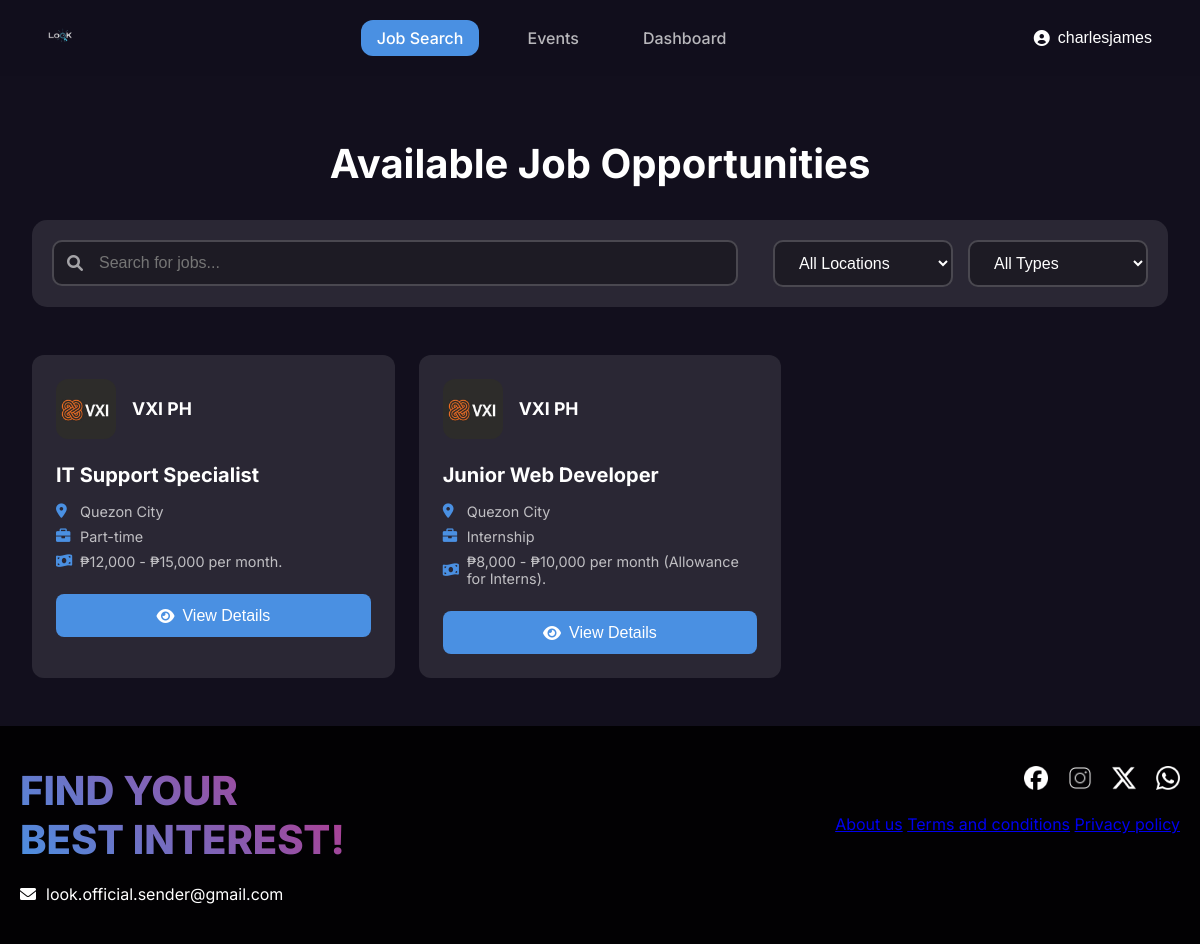
The app's page /Look/jobsearch.php (signed in) with its own data.
### tables this page shows
CREATE TABLE `users` (
  `id` int(11) NOT NULL,
  `first_name` varchar(100) NOT NULL,
  `last_name` varchar(100) NOT NULL,
  `email` varchar(255) NOT NULL,
  `username` varchar(100) NOT NULL,
  `password` varchar(255) NOT NULL,
  `profile_picture` varchar(255) DEFAULT NULL,
  `contact_details` varchar(255) DEFAULT NULL,
  `home_address` text DEFAULT NULL,
  `created_at` timestamp NOT NULL DEFAULT current_timestamp(),
  `student_number` varchar(50) NOT NULL
);

CREATE TABLE `company_jobs` (
  `job_id` int(11) NOT NULL,
  `company_id` int(11) NOT NULL,
  `job_title` varchar(255) NOT NULL,
  `job_description` text DEFAULT NULL,
  `requirements` text DEFAULT NULL,
  `salary_range` varchar(100) DEFAULT NULL,
  `location` varchar(255) DEFAULT NULL,
  `employment_type` varchar(50) DEFAULT NULL,
  `created_at` datetime DEFAULT current_timestamp(),
  `updated_at` datetime DEFAULT current_timestamp() ON UPDATE current_timestamp(),
  `status` enum('active','closed') DEFAULT 'active'
);

CREATE TABLE `companies` (
  `company_id` int(11) NOT NULL,
  `company_name` varchar(255) NOT NULL,
  `company_username` varchar(50) NOT NULL,
  `company_email` varchar(255) NOT NULL,
  `password` varchar(255) NOT NULL,
  `profile_picture` varchar(255) DEFAULT NULL,
  `company_number` varchar(50) DEFAULT NULL,
  `company_address` text DEFAULT NULL,
  `company_facebook` varchar(255) DEFAULT NULL,
  `created_at` datetime NOT NULL
);

### Look/jobsearch.php (the view, shortened to what this page needs)
<?php
include 'includes/db.php';
$user_id = $_SESSION['user_id'];
$sql = "SELECT * FROM users WHERE id = $user_id";
$result = $conn->query($sql);
$user = $result->fetch_assoc();
$jobs_sql = "SELECT j.*, c.company_name, c.profile_picture
             FROM company_jobs j
             JOIN companies c ON j.company_id = c.company_id
             WHERE j.status = 'active'
             ORDER BY j.created_at DESC";
$jobs_result = $conn->query($jobs_sql);
$jobs = [];
while ($row = $jobs_result->fetch_assoc()) {
    $jobs[] = $row;
}
?>
<!DOCTYPE html>
<html lang="en">
<head>
    <link rel="stylesheet" href="css/jobsearch.css">
    <link rel="stylesheet" href="https://cdnjs.cloudflare.com/ajax/libs/font-awesome/6.0.0/css/all.min.css">
</head>
<body>
    <nav class="navbar">
        <div class="logo">
            <a href="dashboard.php"><img src="images/logoreal.png" alt="LOOK Logo"></a>
        </div>
        <div class="nav-links">
            <a href="jobsearch.php" class="active">Job Search</a>
            <a href="events.php">Events</a>
            <a href="dashboard.php">Dashboard</a>
        </div>
        <div class="dropdown">
            <button>
                <i class="fas fa-user-circle"></i>
                <?php echo htmlspecialchars($user['username']); ?>
            </button>
        </div>
    </nav>
    <main class="main-content">
        <h1>Available Job Opportunities</h1>
        <div class="filters">
            <div class="search-bar">
                <i class="fas fa-search"></i>
                <input type="text" id="searchJobs" placeholder="Search for jobs...">
            </div>
            <div class="filter-selects">
                <select id="locationFilter" class="filter-select">
                    <option value="">All Locations</option>
                </select>
                <select id="typeFilter" class="filter-select">
                    <option value="">All Types</option>
                </select>
            </div>
        </div>
        <div class="jobs-grid">
            <?php foreach ($jobs as $job): ?>
                <div class="job-card"
                     data-location="<?php echo htmlspecialchars($job['location']); ?>"
                     data-type="<?php echo htmlspecialchars($job['employment_type']); ?>">
                    <div class="company-info">
                        <img src="<?php echo $job['profile_picture'] ? 'upload/company_logos/' . htmlspecialchars($job['profile_picture']) : 'images/default-company.png'; ?>"
                             alt="<?php echo htmlspecialchars($job['company_name']); ?>"
                             class="company-logo">
                        <h3><?php echo htmlspecialchars($job['company_name']); ?></h3>
                    </div>
                    <div class="job-info">
                        <h4><?php echo htmlspecialchars($job['job_title']); ?></h4>
                        <div class="job-meta">
                            <span><i class="fas fa-map-marker-alt"></i> <?php echo htmlspecialchars($job['location']); ?></span>
                            <span><i class="fas fa-briefcase"></i> <?php echo htmlspecialchars($job['employment_type']); ?></span>
                            <span><i class="fas fa-money-bill-wave"></i> <?php echo htmlspecialchars($job['salary_range']); ?></span>
                        </div>
                    </div>
                    <button class="view-details-btn" onclick="viewJobDetails(<?php echo htmlspecialchars(json_encode($job)); ?>)">
                        <i class="fas fa-eye"></i> View Details
                    </button>
                </div>
            <?php endforeach; ?>
        </div>
    </main>
    <footer class="footerlook">
        <div class="footer-content">
            <div class="left-contents">
                <p class="p-foot">
                    FIND YOUR<br>BEST INTEREST!
                </p>
                <a href="mailto:look.official.sender@gmail.com" class="gmail-look">
                    <i class="fas fa-envelope"></i>
                    look.official.sender@gmail.com
                </a>
            </div>
            <div class="right-contents">
                <div class="soc-med-icons">
                    <a href="#" class="soc-med-icon">
                        <img src="images/facebook-app-round-white-icon.png" class="soc-icons" alt="Facebook">
                    </a>
                    <a href="#" class="soc-med-icon">
                        <img src="images/icons8-instagram-50.png" class="soc-icons" alt="Instagram">
                    </a>
                    <a href="#" class="soc-med-icon">
                        <img src="images/x-social-media-white-icon.png" class="soc-icons" alt="Twitter">
                    </a>
                    <a href="#" class="soc-med-icon">
                        <img src="images/whatsapp-white-icon.png" class="soc-icons" alt="WhatsApp">
                    </a>
                </div>
                <div class="footer-links">
                    <a href="#" class="footer-contents">About us</a>
                    <a href="#" class="footer-contents">Terms and conditions</a>
                    <a href="#" class="footer-contents">Privacy policy</a>
                </div>
            </div>
        </div>
    </footer>
</body>
</html>

### Look/css/jobsearch.css (style rules this page uses)
:root { --primary-color: #4a90e2; --secondary-color: #f50057; --background: #120F1D; --card-bg: rgba(255, 255, 255, 0.1); --text-primary: #ffffff; --text-secondary: rgba(255, 255, 255, 0.7); --border-radius: 12px; --transition: all 0.3s ease; }
body { margin: 0; padding: 0; font-family: 'Inter', sans-serif; background: var(--background); color: var(--text-primary); min-height: 100vh; }
.navbar { background: rgba(18, 15, 29, 0.95); backdrop-filter: blur(10px); padding: 1rem 2rem; display: flex; align-items: center; justify-content: space-between; position: fixed; top: 0; left: 0; right: 0; z-index: 1000; }
.logo img { height: 40px; }
.nav-links { display: flex; gap: 2rem; }
.nav-links a { color: var(--text-secondary); text-decoration: none; font-weight: 500; transition: var(--transition); padding: 0.5rem 1rem; border-radius: var(--border-radius); }
.nav-links a.active { color: var(--text-primary); background: var(--primary-color); }
.main-content { padding: 7rem 2rem 2rem; max-width: 1400px; margin: 0 auto; }
h1 { text-align: center; font-size: 2.5rem; margin-bottom: 2rem; color: var(--text-primary); }
.filters { background: rgba(255, 255, 255, 0.1); padding: 20px; border-radius: 15px; margin-bottom: 2rem; display: flex; gap: 20px; align-items: center; flex-wrap: wrap; }
.search-bar { flex: 1; min-width: 250px; position: relative; }
.search-bar input { width: 88%; padding: 12px 20px 12px 45px; border: 2px solid rgba(255, 255, 255, 0.2); border-radius: 10px; background: rgba(0, 0, 0, 0.3); color: var(--text-primary); font-size: 1rem; transition: all 0.3s ease; }
.search-bar i { position: absolute; left: 15px; top: 50%; transform: translateY(-50%); color: rgba(255, 255, 255, 0.6); }
.filter-selects { display: flex; gap: 15px; flex-wrap: wrap; }
.filter-select { padding: 12px 20px; border: 2px solid rgba(255, 255, 255, 0.2); border-radius: 10px; background: rgba(0, 0, 0, 0.3); color: var(--text-primary); font-size: 1rem; min-width: 180px; cursor: pointer; transition: all 0.3s ease; }
.jobs-grid { display: grid; grid-template-columns: repeat(auto-fill, minmax(300px, 1fr)); gap: 1.5rem; padding: 1rem 0; }
.job-card { background: var(--card-bg); border-radius: var(--border-radius); padding: 1.5rem; transition: var(--transition); cursor: pointer; }
.company-info { display: flex; align-items: center; gap: 1rem; margin-bottom: 1.5rem; }
.company-logo { width: 60px; height: 60px; border-radius: 12px; object-fit: cover; }
.company-info h3 { margin: 0; font-size: 1.1rem; color: var(--text-primary); }
.job-info h4 { margin: 0 0 1rem; font-size: 1.25rem; color: var(--text-primary); }
.job-meta { display: flex; flex-direction: column; gap: 0.5rem; }
.job-meta span { display: flex; align-items: center; gap: 0.5rem; color: var(--text-secondary); font-size: 0.9rem; }
.job-meta i { color: var(--primary-color); width: 16px; }
.view-details-btn { width: 100%; padding: 0.8rem; margin-top: 1.5rem; background: var(--primary-color); color: var(--text-primary); border: none; border-radius: 8px; font-size: 1rem; cursor: pointer; transition: var(--transition); display: flex; align-items: center; justify-content: center; gap: 0.5rem; }
.dropdown { position: relative; }
.dropdown button { background: none; border: none; color: var(--text-primary); font-size: 1rem; cursor: pointer; display: flex; align-items: center; gap: 0.5rem; padding: 0.5rem 1rem; border-radius: var(--border-radius); transition: var(--transition); }
.footerlook { background: rgba(0, 0, 0, 0.9); padding: 40px 20px; margin-top: auto; }
.footer-content { max-width: 1200px; margin: 0 auto; display: grid; grid-template-columns: 1fr 1fr; gap: 40px; }
.p-foot { font-size: 2.5rem; font-weight: 800; background: linear-gradient(45deg, var(--primary-color), var(--secondary-color)); -webkit-background-clip: text; -webkit-text-fill-color: transparent; margin: 0; }
.gmail-look { color: var(--text-primary); text-decoration: none; display: flex; align-items: center; gap: 10px; margin-top: 20px; transition: var(--transition); }
.right-contents { text-align: right; }
.soc-med-icons { display: flex; gap: 20px; justify-content: flex-end; margin-bottom: 20px; }
.soc-icons { width: 24px; height: 24px; transition: var(--transition); }

### records on screen
users: username "charlesjames"
company_jobs: company.profile_picture (picture), company.company_name "VXI PH", job_title "IT Support Specialist", location "Quezon City", employment_type "Part-time", salary_range "₱12,000 - ₱15,000 per month."
company_jobs: company.profile_picture (picture), company.company_name "VXI PH", job_title "Junior Web Developer", location "Quezon City", employment_type "Internship", salary_range "₱8,000 - ₱10,000 per month (Allowance for Interns)."
